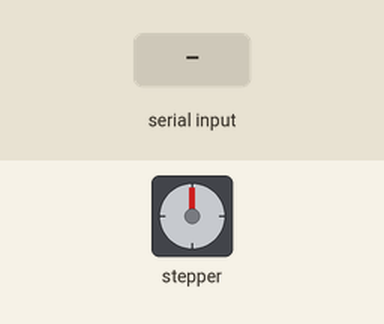
Recording of a sketch running on a simulated Arduino Mega 2560, built with avr-gcc and run on an emulated ATmega2560. Shown: stepper motor. Wiring (inferred from the names in the program): stepper motor (2048 steps per turn assumed): coils pin 22, pin 24, pin 26, pin 28. Inputs (shaded band) come from the test bench.

Above: at 1.2 s.
1.3 s: "1" received over Serial
At 2.84 s:
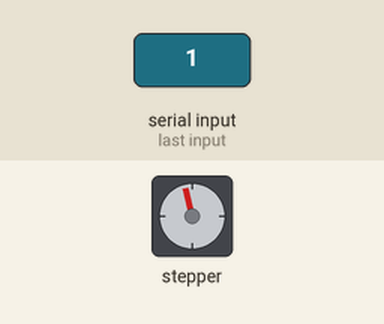
4.3 s: "0" received over Serial
At 4.3 s:
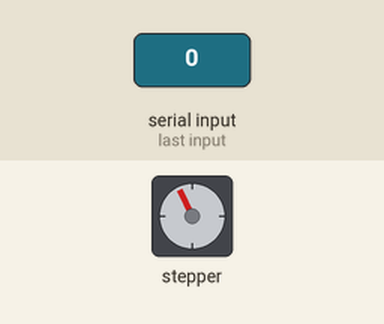
5.8 s: "1" received over Serial
At 7.6 s:
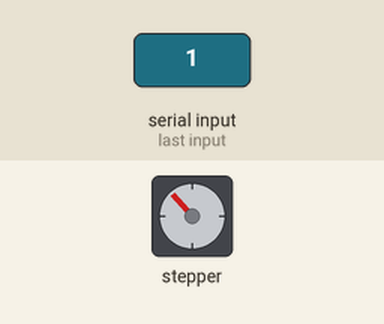
8.8 s: "+" received over Serial
11.8 s: "d" received over Serial
Timing chart, 0 to 23.9 s (numbered marks = the images above; inputs shaded):
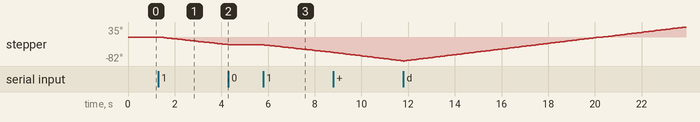

The sketch:

stepper_test.ino
```cpp
#define IN1  22
#define IN2  24
#define IN3  26
#define IN4  28

char ser;
int del = 10;
int dir = 1;
int go = 0;

void setup(){
  Serial.begin(9600);
  pinMode(IN1, OUTPUT);
  pinMode(IN2, OUTPUT);
  pinMode(IN3, OUTPUT);
  pinMode(IN4, OUTPUT);
}

void loop(){

  ser = readData();
  updateVar();
  if(go == 1) doStep(dir,del);
  //for(int i = 0; i<4096;i++) doStep(dir,del);

}

void doStep(int dir,int del){
  //dir = 1 CW; dir = 0 CC
  if(dir == 1){
    for(int j = 0; j<8; j++){
      stepper(j);
      delay(del);
    }
  }
  else{
    for(int j = 0; j<8; j++){
      stepper(7-j);
      delay(del);
    }
  }
}

void stepper(int Steps){
  switch(Steps){
       case 0:
         digitalWrite(IN1, LOW);
         digitalWrite(IN2, LOW);
         digitalWrite(IN3, LOW);
         digitalWrite(IN4, HIGH);
       break;
       case 1:
         digitalWrite(IN1, LOW);
         digitalWrite(IN2, LOW);
         digitalWrite(IN3, HIGH);
         digitalWrite(IN4, HIGH);
       break;
       case 2:
         digitalWrite(IN1, LOW);
         digitalWrite(IN2, LOW);
         digitalWrite(IN3, HIGH);
         digitalWrite(IN4, LOW);
       break;
       case 3:
         digitalWrite(IN1, LOW);
         digitalWrite(IN2, HIGH);
         digitalWrite(IN3, HIGH);
         digitalWrite(IN4, LOW);
       break;
       case 4:
         digitalWrite(IN1, LOW);
         digitalWrite(IN2, HIGH);
         digitalWrite(IN3, LOW);
         digitalWrite(IN4, LOW);
       break;
       case 5:
         digitalWrite(IN1, HIGH);
         digitalWrite(IN2, HIGH);
         digitalWrite(IN3, LOW);
         digitalWrite(IN4, LOW);
       break;
         case 6:
         digitalWrite(IN1, HIGH);
         digitalWrite(IN2, LOW);
         digitalWrite(IN3, LOW);
         digitalWrite(IN4, LOW);
       break;
       case 7:
         digitalWrite(IN1, HIGH);
         digitalWrite(IN2, LOW);
         digitalWrite(IN3, LOW);
         digitalWrite(IN4, HIGH);
       break;
       default:
         digitalWrite(IN1, LOW);
         digitalWrite(IN2, LOW);
         digitalWrite(IN3, LOW);
         digitalWrite(IN4, LOW);
       break;
  }
}

char readData(){
  while(Serial.available()) return Serial.read();
}

void updateVar(){
    switch(ser){
      case '0':
        go = 0;
        break;
      case '1':
        go = 1;
        break;
      case 'd':
        dir = !dir;
        break;
      case '+':
        if(del > 1) del --;
        break;
      case '-':
        if(del < 10) del ++;
        break;
      default:
        break;
    }
}
```

Measured:
- after the input at 1.3 s, stepper: keeps turning counter-clockwise at about 9°/s, starting after 0.12 s
- after the input at 4.3 s, stepper: stops changing and stays -26°
- after the input at 5.8 s, stepper: keeps turning counter-clockwise at about 9°/s, starting at once
